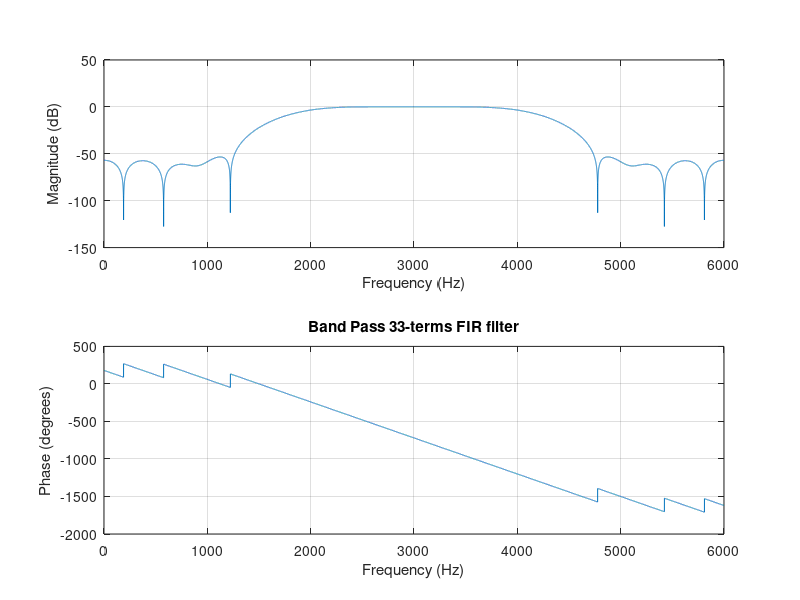

This figure's MATLAB source:
clear; close all;
% Carson Holland, Collab with Kevin Seets----------------------------------
%Band Pass Filter Design

%Parameters----------------------------------------------------------------
N = 33;
N_terms = (N-1)/2;
f_sample=12000; %12kHz Sample Frequency
f_pl=1250;% Low stop band
f_ph=4750;% High stop band
TW= 1250; %Transition Width from stopband to passband


f_cutoff_lowpass = 1875; %f_pl + TW/2
f_cutoff_highpass = 4125; %f_ph + TW/2

OmegaL_cutoff = (2*pi*f_cutoff_lowpass)/f_sample;
OmegaH_cutoff = (2*pi*f_cutoff_highpass)/f_sample;
wh=hamming(N);
h_L0 = (OmegaL_cutoff)/pi; % Based on the lowpass filter
h_h0 = (pi-OmegaH_cutoff)/pi; % Based on the highpass filter

h_BP0 = (OmegaH_cutoff-OmegaL_cutoff)/pi; % Based on the Band Pass filter
%define the vectors
h_l = zeros(N_terms,1);
h_h = zeros(N_terms,1);
h_SB=zeros(N_terms,1);
for iterator = -N_terms:N_terms
 iter = iterator + (N+1)/2;
 if(iterator == 0)
 h_l(iter) = h_L0;
 h_h(iter)=h_h0;
 h_SB(iter)=h_BP0;
 else
 h_l(iter) = -(sin(OmegaL_cutoff*iterator)/(pi*iterator))*wh(iter);
 h_h(iter) = +(sin(OmegaH_cutoff*iterator)/(pi*iterator)).*wh(iter);
 h_SB(iter)=(h_l(iter)+h_h(iter));

 end
end


figure
freqz(h_SB,1,24000,f_sample);
title("Band Pass 33-terms FIR filter")
grid on








